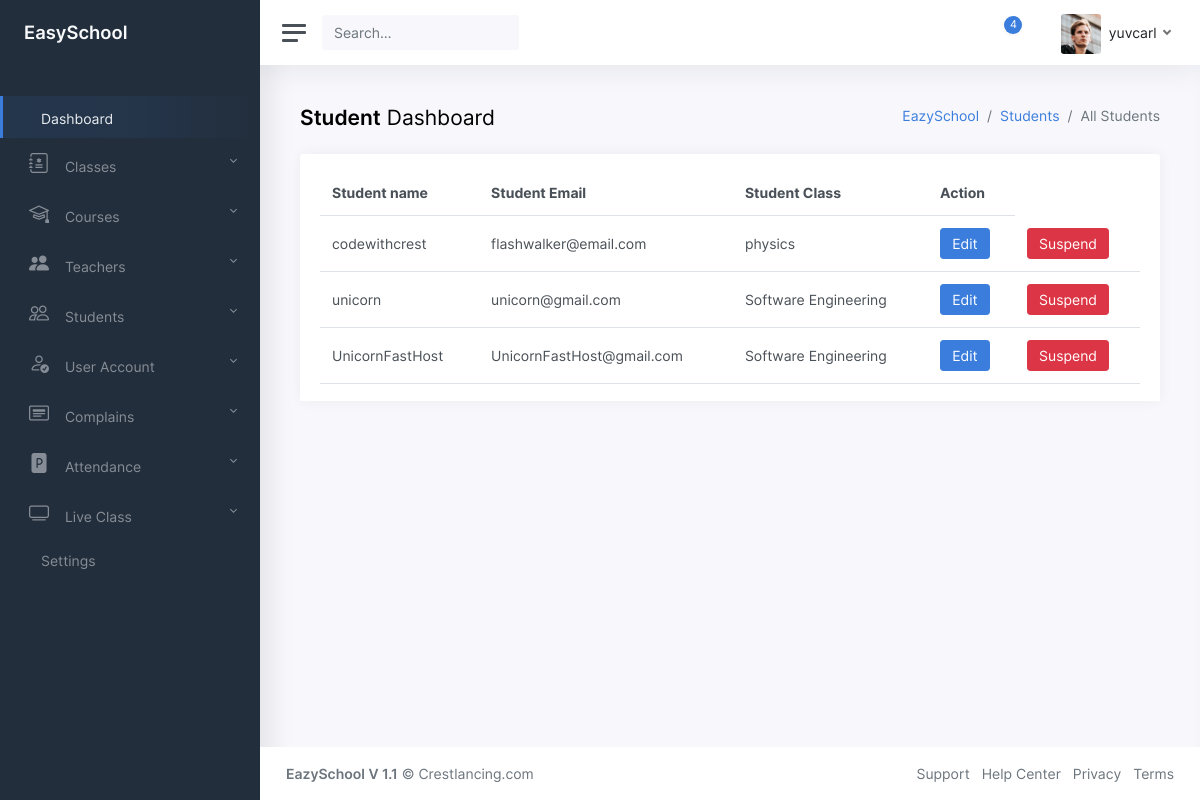
The page /admin-dashboard/actions/student/student.php (signed in) on the database its author committed.
### tables this page shows
CREATE TABLE `students` (
  `id` int(11) NOT NULL,
  `name` varchar(100) DEFAULT NULL,
  `email` varchar(100) DEFAULT NULL,
  `role_id` int(11) DEFAULT NULL,
  `class_id` int(11) DEFAULT NULL,
  `is_visible` tinyint(1) NOT NULL DEFAULT 1,
  `password` varchar(100) DEFAULT NULL,
  `created_date` timestamp NOT NULL DEFAULT current_timestamp(),
  `updated_date` timestamp NOT NULL DEFAULT current_timestamp() ON UPDATE current_timestamp()
);

CREATE TABLE `classes` (
  `id` int(11) NOT NULL,
  `name` varchar(100) DEFAULT NULL,
  `is_visible` tinyint(1) NOT NULL DEFAULT 1,
  `desc` text DEFAULT NULL
);

### admin-dashboard/actions/student/student.php (the view, shortened to what this page needs)
<?php
	require('../../header.php');
    require('../../inc/db.config.php');
    $query = "SELECT * FROM students WHERE is_visible=1";
    $result = mysqli_query($conn, $query);
?>
			<main class="content">
            <div class="row mb-2 mb-xl-3">
						<div class="col-auto d-none d-sm-block">
							<h3><strong>Student</strong> Dashboard</h3>
						</div>
						<div class="col-auto ml-auto text-right mt-n1">
							<nav aria-label="breadcrumb">
								<ol class="breadcrumb bg-transparent p-0 mt-1 mb-0">
									<li class="breadcrumb-item"><a href="<?=ADMINURL?>">EazySchool</a></li>
									<li class="breadcrumb-item"><a href="#">Students</a></li>
									<li class="breadcrumb-item active" aria-current="page">All Students</li>
								</ol>
							</nav>
						</div>
					</div>
				<div class="container-fluid p-0">
                    <div class="card flex-fill">
                        <div class="card-header">
                            <table class="table table-hover my-0">
                                <tr>
                                    <th class="d-none d-xl-table-cell">Student name</th>
                                    <th class="d-none d-xl-table-cell">Student Email</th>
                                    <th class="d-none d-xl-table-cell">Student Class</th>
                                    <th class="d-none d-xl-table-cell">Action</th>
                                </tr>
                                <?php if(mysqli_num_rows($result) > 0): ?>
                                    <?php foreach($result as $data): ?>
                                    <tr>
                                        <td class="d-none d-xl-table-cell"><?= $data['name']?></td>
                                        <td class="d-none d-xl-table-cell"><?= $data['email']?></td>
                                        <?php
                                            $class_id = $data['class_id'];
                                            $sql = "SELECT * FROM classes WHERE id=$class_id";
                                            $result = mysqli_query($conn, $sql);
                                            foreach($result as $class)
                                        ?>
                                        <td class="d-none d-xl-table-cell"><?= $class['name']?></td>
                                        <td class="d-none d-xl-table-cell"><a href="<?=ADMINURL.'/actions/student/edit.php?id='.$data['id']?>" class='btn btn-primary'>Edit</a></td>
                                        <td class="d-none d-xl-table-cell"><a href="<?=ADMINURL.'/actions/student/hide.php?id='.$data['id']?>" class='btn btn-danger'>Suspend</a></td>
                                    </tr>
                                    <?php endforeach ?>
                                <?php endif ?>
                            </table>
                        </div>
                    </div>
                </div>
            </main>
<?php
    require('../../footer.php');
?>

### rows shown on the page
students: name "codewithcrest", email "flashwalker@email.com", class.name "physics"
students: name "unicorn", email "unicorn@gmail.com", class.name "Software Engineering"
students: name "UnicornFastHost", email "UnicornFastHost@gmail.com", class.name "Software Engineering"

### other values the page prints
$_SESSION['name'] "yuvcarl"
